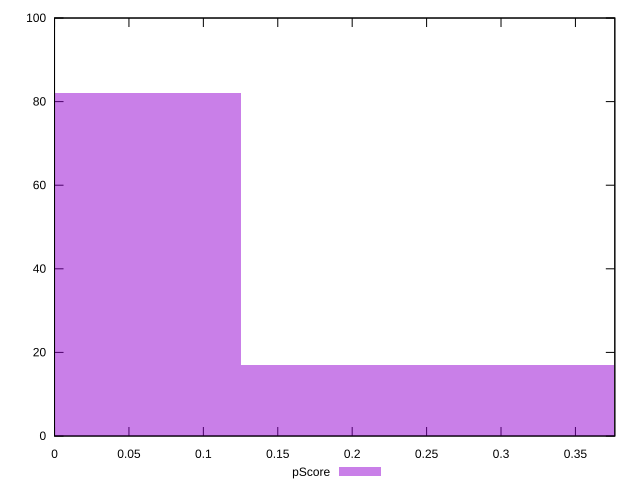

Generate this figure with gnuplot:
reset

$pScore <<EOF
0 82
0.2504801511597781 17
0.5009603023195562 1
EOF

set key outside below
set boxwidth 0.2504801511597781
set xrange [0:0.3764705882352941]
set yrange [0:100]
set trange [0:100]
set style fill transparent solid 0.5 noborder
set terminal svg size 640, 490 enhanced background rgb 'white'
set output "report_00013_2021-02-09T12-04-24.940Z/unused-javascript/samples/pages/pScore/histogram.svg"

plot $pScore title "pScore" with boxes

reset
